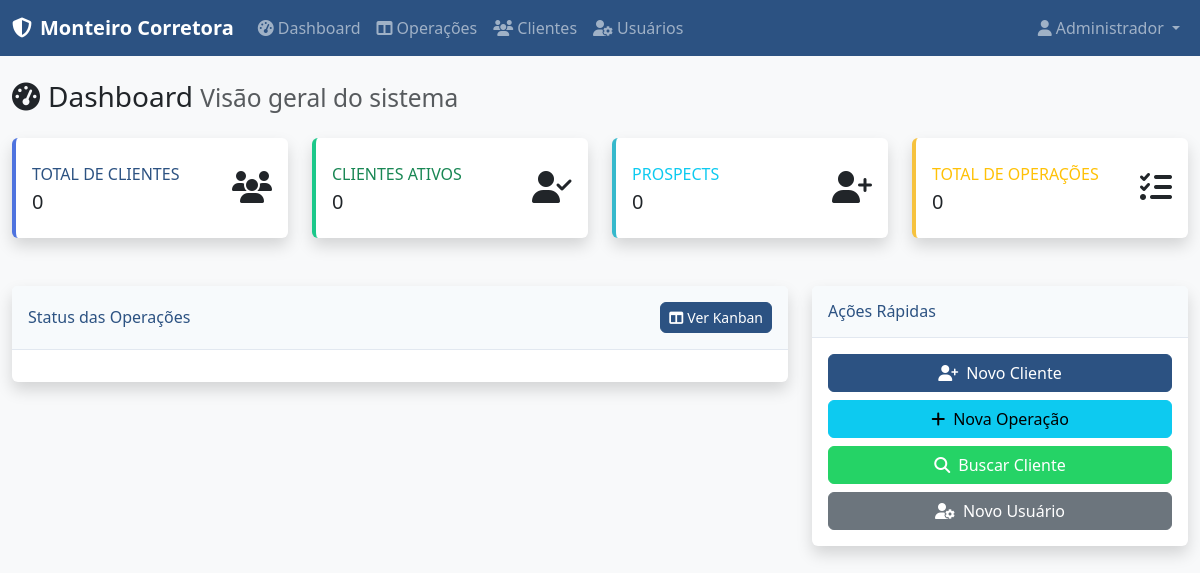
The page /dashboard (signed in) on the database as committed earlier.
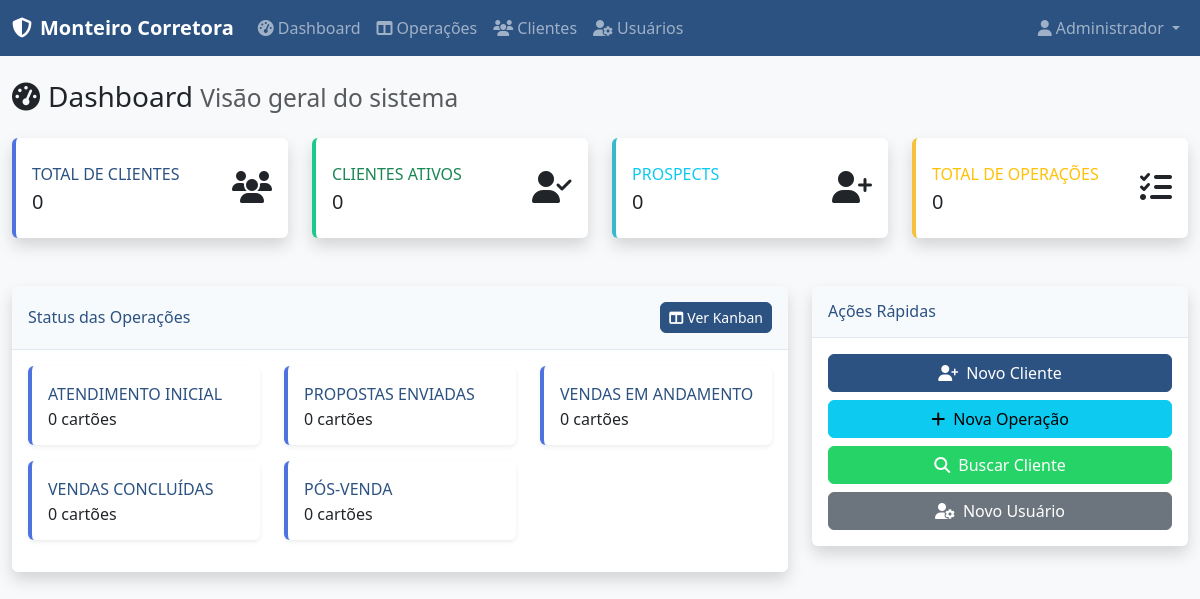
The same page on the database as committed later.
### models.py (models this page shows, shortened)
class User(UserMixin, db.Model):
    __tablename__ = 'users'
    id = db.Column(db.Integer, primary_key=True)
    username = db.Column(db.String(80), unique=True, nullable=False)
    email = db.Column(db.String(120), unique=True, nullable=False)
    name = db.Column(db.String(100), nullable=False)
    password_hash = db.Column(db.String(256), nullable=False)
    role = db.Column(db.String(20), default='user')  # admin, user
    active = db.Column(db.Boolean, default=True)
    created_at = db.Column(db.DateTime, default=datetime.utcnow)
    def is_admin(self):
        return self.role == 'admin'

class KanbanColumn(db.Model):
    __tablename__ = 'kanban_columns'
    id = db.Column(db.Integer, primary_key=True)
    name = db.Column(db.String(100), nullable=False)
    color = db.Column(db.String(7), default='#007bff')  # Hex color
    order_position = db.Column(db.Integer, nullable=False)
    active = db.Column(db.Boolean, default=True)
    cards = db.relationship('KanbanCard', backref='column', lazy=True, order_by='KanbanCard.order_position')

### routes.py (the view)
@app.route('/dashboard')
@login_required
def dashboard():
    total_clients = Client.query.count()
    active_clients = Client.query.filter_by(status='ativo').count()
    prospects = Client.query.filter_by(status='prospect').count()
    kanban_stats = {}
    columns = KanbanColumn.query.filter_by(active=True).order_by(KanbanColumn.order_position).all()
    for column in columns:
        kanban_stats[column.name] = KanbanCard.query.filter_by(column_id=column.id).count()
    total_cards = KanbanCard.query.count()
    return render_template('dashboard.html',
                         total_clients=total_clients,
                         active_clients=active_clients,
                         prospects=prospects,
                         kanban_stats=kanban_stats,
                         total_cards=total_cards)

### app.py (called while the page is built)
@login_manager.user_loader
def load_user(user_id):
    from models import User
    return User.query.get(int(user_id))

### templates/dashboard.html (shortened to what this page needs)
{% extends "base.html" %}
{% block content %}
<div class="row">
    <div class="col-12">
        <h1 class="h3 mb-4">
            <i class="fas fa-tachometer-alt me-2"></i>Dashboard
            <small class="text-muted">Visão geral do sistema</small>
        </h1>
    </div>
</div>
<div class="row mb-4">
    <div class="col-xl-3 col-md-6 mb-4">
        <div class="card border-left-primary shadow h-100 py-2">
            <div class="card-body">
                <div class="row no-gutters align-items-center">
                    <div class="col mr-2">
                        <div class="text-xs font-weight-bold text-primary text-uppercase mb-1">
                            Total de Clientes
                        </div>
                        <div class="h5 mb-0 font-weight-bold text-gray-800">{{ total_clients }}</div>
                    </div>
                    <div class="col-auto">
                        <i class="fas fa-users fa-2x text-gray-300"></i>
                    </div>
                </div>
            </div>
        </div>
    </div>
    <div class="col-xl-3 col-md-6 mb-4">
        <div class="card border-left-success shadow h-100 py-2">
            <div class="card-body">
                <div class="row no-gutters align-items-center">
                    <div class="col mr-2">
                        <div class="text-xs font-weight-bold text-success text-uppercase mb-1">
                            Clientes Ativos
                        </div>
                        <div class="h5 mb-0 font-weight-bold text-gray-800">{{ active_clients }}</div>
                    </div>
                    <div class="col-auto">
                        <i class="fas fa-user-check fa-2x text-gray-300"></i>
                    </div>
                </div>
            </div>
        </div>
    </div>
    <div class="col-xl-3 col-md-6 mb-4">
        <div class="card border-left-info shadow h-100 py-2">
            <div class="card-body">
                <div class="row no-gutters align-items-center">
                    <div class="col mr-2">
                        <div class="text-xs font-weight-bold text-info text-uppercase mb-1">
                            Prospects
                        </div>
                        <div class="h5 mb-0 font-weight-bold text-gray-800">{{ prospects }}</div>
                    </div>
                    <div class="col-auto">
                        <i class="fas fa-user-plus fa-2x text-gray-300"></i>
                    </div>
                </div>
            </div>
        </div>
    </div>
    <div class="col-xl-3 col-md-6 mb-4">
        <div class="card border-left-warning shadow h-100 py-2">
            <div class="card-body">
                <div class="row no-gutters align-items-center">
                    <div class="col mr-2">
                        <div class="text-xs font-weight-bold text-warning text-uppercase mb-1">
                            Total de Operações
                        </div>
                        <div class="h5 mb-0 font-weight-bold text-gray-800">{{ total_cards }}</div>
                    </div>
                    <div class="col-auto">
                        <i class="fas fa-tasks fa-2x text-gray-300"></i>
                    </div>
                </div>
            </div>
        </div>
    </div>
</div>
<div class="row">
    <div class="col-xl-8 col-lg-7">
        <div class="card shadow mb-4">
            <div class="card-header py-3 d-flex flex-row align-items-center justify-content-between">
                <h6 class="m-0 font-weight-bold text-primary">Status das Operações</h6>
                <a href="{{ url_for('kanban') }}" class="btn btn-sm btn-primary">
                    <i class="fas fa-columns me-1"></i>Ver Kanban
                </a>
            </div>
            <div class="card-body">
                <div class="row">
                    {% for column_name, count in kanban_stats.items() %}
                    <div class="col-md-6 col-xl-4 mb-3">
                        <div class="card border-left-primary">
                            <div class="card-body py-3">
                                <div class="text-xs font-weight-bold text-primary text-uppercase mb-1">
                                    {{ column_name }}
                                </div>
                                <div class="h6 mb-0 font-weight-bold text-gray-800">{{ count }} cartões</div>
                            </div>
                        </div>
                    </div>
                    {% endfor %}
                </div>
            </div>
        </div>
    </div>
    <div class="col-xl-4 col-lg-5">
        <div class="card shadow mb-4">
            <div class="card-header py-3">
                <h6 class="m-0 font-weight-bold text-primary">Ações Rápidas</h6>
            </div>
            <div class="card-body">
                <div class="d-grid gap-2">
                    <a href="{{ url_for('new_client') }}" class="btn btn-primary">
                        <i class="fas fa-user-plus me-2"></i>Novo Cliente
                    </a>
                    <a href="{{ url_for('kanban') }}" class="btn btn-info">
                        <i class="fas fa-plus me-2"></i>Nova Operação
                    </a>
                    <a href="{{ url_for('clients') }}" class="btn btn-success">
                        <i class="fas fa-search me-2"></i>Buscar Cliente
                    </a>
                    {% if current_user.is_admin() %}
                    <a href="{{ url_for('new_user') }}" class="btn btn-secondary">
                        <i class="fas fa-user-cog me-2"></i>Novo Usuário
                    </a>
                    {% endif %}
            </div>
        </div>
    </div>
</div>
{% endblock %}

### templates/base.html (shortened to what this page needs)
<!DOCTYPE html>
<html lang="pt-BR">
<head>
    <link href="https://cdn.jsdelivr.net/npm/bootstrap@5.3.0/dist/css/bootstrap.min.css" rel="stylesheet">
    <link href="https://cdnjs.cloudflare.com/ajax/libs/font-awesome/6.4.0/css/all.min.css" rel="stylesheet">
    <link href="{{ url_for('static', filename='css/style.css') }}" rel="stylesheet">
</head>
<body>
    {% if current_user.is_authenticated %}
    <nav class="navbar navbar-expand-lg navbar-dark bg-primary">
        <div class="container-fluid">
            <a class="navbar-brand" href="{{ url_for('dashboard') }}">
                <i class="fas fa-shield-alt me-2"></i>Monteiro Corretora
            </a>
            <div class="collapse navbar-collapse" id="navbarNav">
                <ul class="navbar-nav me-auto">
                    <li class="nav-item">
                        <a class="nav-link" href="{{ url_for('dashboard') }}">
                            <i class="fas fa-tachometer-alt me-1"></i>Dashboard
                        </a>
                    </li>
                    <li class="nav-item">
                        <a class="nav-link" href="{{ url_for('kanban') }}">
                            <i class="fas fa-columns me-1"></i>Operações
                        </a>
                    </li>
                    <li class="nav-item">
                        <a class="nav-link" href="{{ url_for('clients') }}">
                            <i class="fas fa-users me-1"></i>Clientes
                        </a>
                    </li>
                    {% if current_user.is_admin() %}
                    <li class="nav-item">
                        <a class="nav-link" href="{{ url_for('users') }}">
                            <i class="fas fa-user-cog me-1"></i>Usuários
                        </a>
                    </li>
                    {% endif %}
                </ul>
                <ul class="navbar-nav">
                    <li class="nav-item dropdown">
                        <a class="nav-link dropdown-toggle" href="#" id="navbarDropdown" role="button" data-bs-toggle="dropdown">
                            <i class="fas fa-user me-1"></i>{{ current_user.name }}
                        </a>
                    </li>
                </ul>
            </div>
        </div>
    </nav>
    {% endif %}
    <main class="{% if current_user.is_authenticated %}container-fluid mt-4{% else %}d-flex align-items-center min-vh-100{% endif %}">
        {% block content %}{% endblock %}
    </main>
</body>
</html>

### static/css/style.css (style rules this page uses)
:root { --primary-color: #2c5282; --secondary-color: #68d391; --accent-color: #f56565; --dark-color: #2d3748; --light-color: #f7fafc; --border-color: #e2e8f0; }
body { font-family: 'Segoe UI', Tahoma, Geneva, Verdana, sans-serif; background-color: #f8f9fa; }
.navbar-brand { font-weight: 600; font-size: 1.25rem; }
.nav-link { transition: color 0.2s ease; }
.card { border: none; box-shadow: 0 0.125rem 0.25rem rgba(0, 0, 0, 0.075); transition: box-shadow 0.15s ease-in-out; }
.card-header { background-color: var(--light-color); border-bottom: 1px solid var(--border-color); font-weight: 600; }
.btn { font-weight: 500; border-radius: 0.375rem; transition: all 0.2s ease; }
.btn-primary { background-color: var(--primary-color); border-color: var(--primary-color); }
.btn-success { background-color: #25d366; border-color: #25d366; }
.border-left-primary { border-left: 0.25rem solid var(--primary-color) !important; }
.border-left-success { border-left: 0.25rem solid #28a745 !important; }
.border-left-info { border-left: 0.25rem solid #17a2b8 !important; }
.border-left-warning { border-left: 0.25rem solid #ffc107 !important; }
.text-primary { color: var(--primary-color) !important; }
.bg-primary { background-color: var(--primary-color) !important; }

### templates/dashboard.html (style rules this page uses)
.border-left-primary { border-left: 0.25rem solid #4e73df !important; }
.border-left-success { border-left: 0.25rem solid #1cc88a !important; }
.border-left-info { border-left: 0.25rem solid #36b9cc !important; }
.border-left-warning { border-left: 0.25rem solid #f6c23e !important; }

Rows that differ between the two databases and show on the page:
added KanbanColumn: name "ATENDIMENTO INICIAL", count "0"
added KanbanColumn: name "PROPOSTAS ENVIADAS", count "0"
added KanbanColumn: name "VENDAS EM ANDAMENTO", count "0"
added KanbanColumn: name "VENDAS CONCLUÍDAS", count "0"
added KanbanColumn: name "PÓS-VENDA", count "0"
